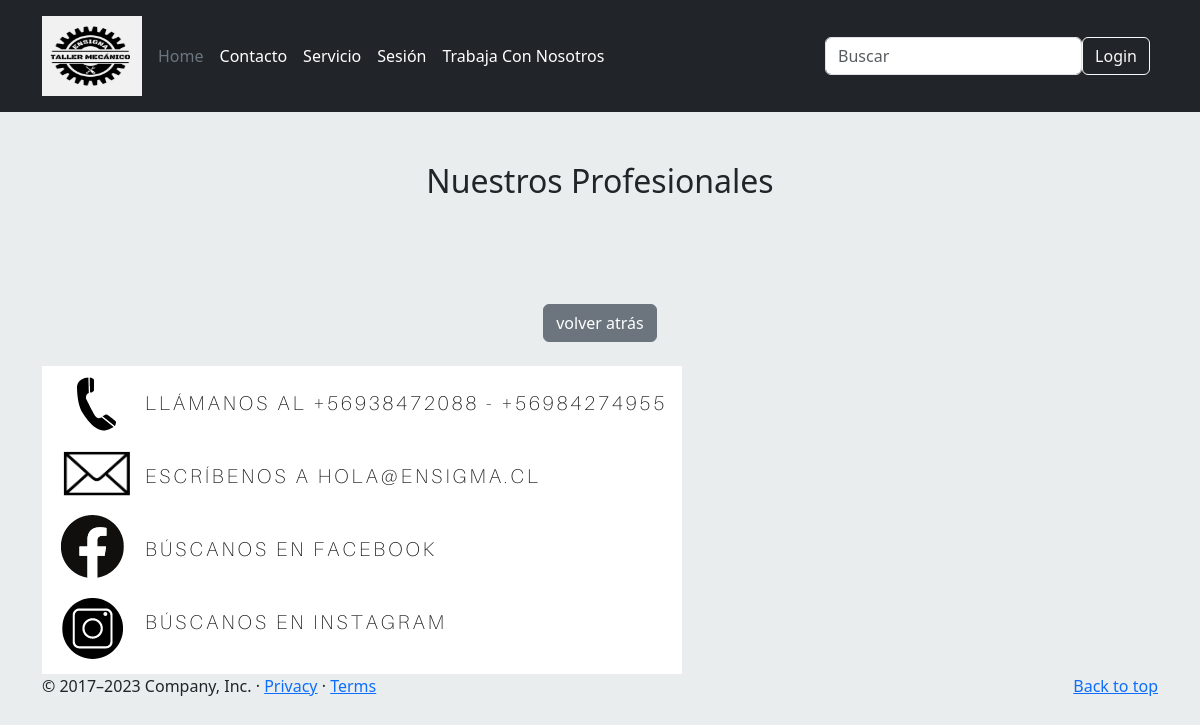
/informacion_mecanico/1/, run on an earlier commit of the app's database.
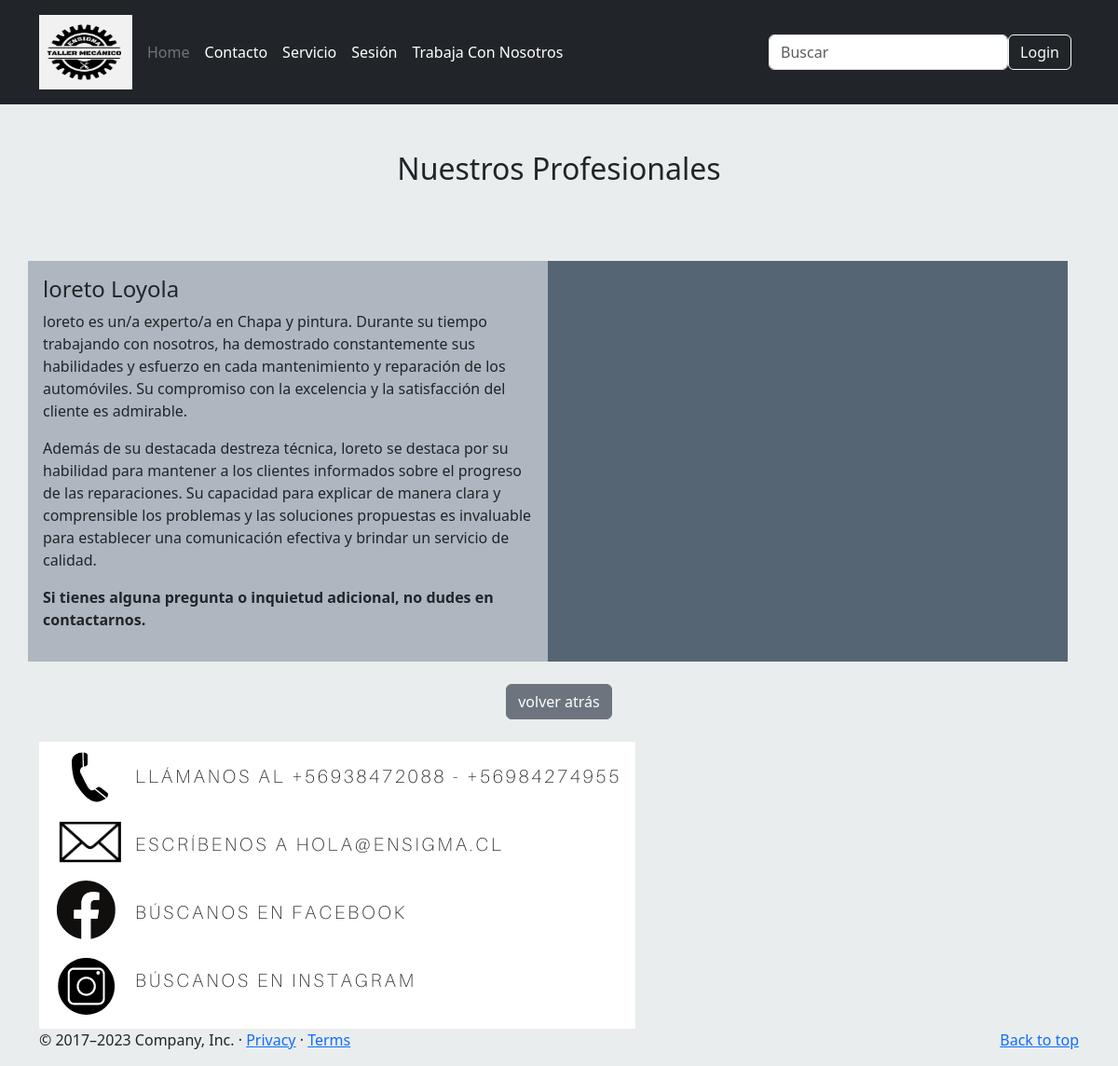
And on a later commit of the database.
### appweb/models.py (models this page shows)
class Mecanico(models.Model):
    id_mecanico = models.AutoField(primary_key=True,default=1)
    rut = models.CharField(max_length=10)
    nombre = models.CharField(max_length=100)
    apellido = models.CharField(max_length=80)
    edad = models.IntegerField()
    cargo = models.ForeignKey(Cargo, on_delete=models.PROTECT)
    fecha_nacimiento = models.DateField()
    foto = models.ImageField(null=True, upload_to='mecanicos')
    usuario = models.ForeignKey(User, on_delete=models.CASCADE, blank=True, null=True)
    def __str__(self):
        return self.rut

class Cargo(models.Model):
    nombre = models.CharField(max_length=50)
    def __str__(self):
        return self.nombre

### appweb/views.py (the view)
# urls.py: path('informacion_mecanico/<id_mecanico>/',Inform_mecanico,name="Inform_mecanico"),
def Inform_mecanico(request,id_mecanico):
    mecanico = Mecanico.objects.filter(id_mecanico=id_mecanico)
    data = {
        "mecanico" : mecanico
    }
    print(data)
    return render(request, "informacion_mecanico.html",data)

### appweb/templates/informacion_mecanico.html (shortened to what this page needs)
{% extends 'base.html' %}
{% load static %}
{% block contenido %}
<div class="container" style="margin-top: 50px" >
  <div id="profesionales_excelencia" class="row" >
    <div class="cont-profesionales col-lg-12 col-md-12 col-sm-12 col-xs-12">
        <center><h2>Nuestros Profesionales </h2></center>
      <br>
      <br>
      <br>
      <div class="cont-listado row">
        <div class="row " id="menu">
            {% for p in mecanico %}
            <div class="col-md-6 p-3" style="background-color:#AEB6BF ;">
                <h4>{{p.nombre}} {{p.apellido}}</h4>
                <p>{{p.nombre}} es un/a experto/a en {{p.cargo}}. Durante su tiempo trabajando con nosotros, ha demostrado constantemente sus habilidades y
                    esfuerzo en cada mantenimiento y reparación de los automóviles. Su compromiso con la excelencia y la satisfacción del cliente es admirable.</p>
                <p>Además de su destacada destreza técnica, {{p.nombre}} se destaca por su habilidad para mantener a los clientes informados
                    sobre el progreso de las reparaciones. Su capacidad para explicar de manera clara y comprensible los problemas y las soluciones propuestas es
                    invaluable para establecer una comunicación efectiva y brindar un servicio de calidad.</p>
                    <strong> Si tienes
                            alguna pregunta o inquietud adicional, no dudes en contactarnos.</strong>
            </div>
            <div class="col-md-6 p-3" style="background-color:#566573;">
                <br>
                <br>
                <center><a href="#">
                    {% if p.foto %}
                    <img width="270" height="350"
                      src="{{p.foto.url}}"
                      class="img-responsive wp-post-image" alt="" decoding="async" loading="lazy">
                    {% else %}
                      <img width="270" height="350"
                      src=""
                      class="img-responsive wp-post-image" alt="" decoding="async" loading="lazy">
                    {% endif%}
                    </a>
                </center>
            </div>
            {% endfor %}
        </div>
        <section>
          <br>
          <center><input type="button" class="btn btn-secondary btn" onclick="history.back()" name="volver atrás" value="volver atrás"></center>
          <br>
        </section>
        <div>
            <img src="{% static './imagen/dato.png'%}" style="float: left">
        </div>
    </div>
  </div>
</div>
{% endblock %}

What changed in the data, as far as the page shows it:
added Mecanico: nombre "loreto", apellido "Loyola", cargo "Chapa y pintura", foto (picture)
